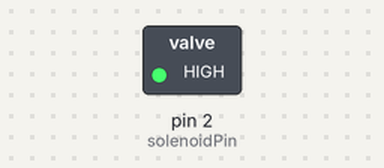
The sketch below on a simulated Arduino Uno, built with avr-gcc and run on an emulated ATmega328P. On the bench: switched loads named in the sketch (green lamp = pin HIGH).

Above: at 0.1 s.
At 1.1 s:
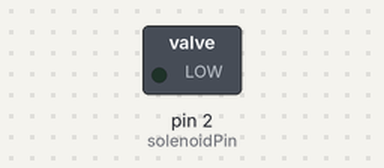
Timing chart, 0 to 2.6 s (numbered marks = the images above):
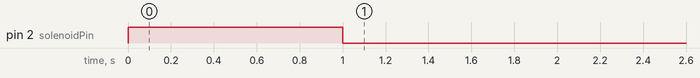

The sketch:

ch8r6.pde
```cpp
int solenoidPin = 2;            // Solenoid connected to transitor on pin 2

void setup()
{
  pinMode(solenoidPin, OUTPUT);
}

void loop()
{
long interval = 1000 * 60 * 60 ;   // interval = 60 minutes
  digitalWrite(solenoidPin, HIGH); // activates the solenoid
  delay(1000);                     // waits for a second
  digitalWrite(solenoidPin, LOW);       // deactivates the solenoid
  delay(interval);                 // waits one hour
}
```

Measured:
- by itself, pin 2 (solenoidPin): LOW → HIGH at 0.00 s, → LOW 1.0 s later
